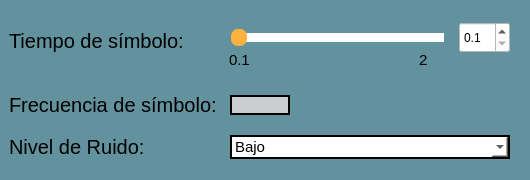
               <widget class="QFrame" name="frame_9">
                <property name="minimumSize">
                 <size>
                  <width>530</width>
                  <height>180</height>
                 </size>
                </property>
                <property name="maximumSize">
                 <size>
                  <width>520</width>
                  <height>180</height>
                 </size>
                </property>
                <property name="styleSheet">
                 <string notr="true">QFrame{
background-color: rgb(98, 146, 158);
border: none;
border-radius: 15px;
}

QLabel{
font-size: 20px
}</string>
                </property>
                <property name="frameShape">
                 <enum>QFrame::StyledPanel</enum>
                </property>
                <property name="frameShadow">
                 <enum>QFrame::Raised</enum>
                </property>
                <layout class="QGridLayout" name="gridLayout_107">
                 <property name="leftMargin">
                  <number>0</number>
                 </property>
                 <property name="topMargin">
                  <number>0</number>
                 </property>
                 <item row="2" column="0">
                  <widget class="QFrame" name="frame_90">
                   <property name="maximumSize">
                    <size>
                     <width>550</width>
                     <height>35</height>
                    </size>
                   </property>
                   <property name="styleSheet">
                    <string notr="true">QFrame{
border: none;
background-color: transparent;
}</string>
                   </property>
                   <property name="frameShape">
                    <enum>QFrame::StyledPanel</enum>
                   </property>
                   <property name="frameShadow">
                    <enum>QFrame::Raised</enum>
                   </property>
                   <layout class="QGridLayout" name="gridLayout_106">
                    <property name="topMargin">
                     <number>0</number>
                    </property>
                    <property name="bottomMargin">
                     <number>0</number>
                    </property>
                    <item row="0" column="0">
                     <widget class="QLabel" name="label_16">
                      <property name="minimumSize">
                       <size>
                        <width>215</width>
                        <height>0</height>
                       </size>
                      </property>
                      <property name="maximumSize">
                       <size>
                        <width>215</width>
                        <height>16777215</height>
                       </size>
                      </property>
                      <property name="text">
                       <string>Nivel de Ruido:</string>
                      </property>
                     </widget>
                    </item>
                    <item row="0" column="1">
                     <widget class="QComboBox" name="cbNivelRuido">
                      <property name="styleSheet">
                       <string notr="true">QComboBox{
	background-color: rgb(204, 204, 255);
	background: white;
	color: black;
	border: 2px solid black;
	font-size: 15px;
	qproperty-alignment: AlignCenter;
}


</string>
                      </property>
                      <item>
                       <property name="text">
                        <string>Bajo</string>
                       </property>
                      </item>
                      <item>
                       <property name="text">
                        <string>Medio</string>
                       </property>
                      </item>
                      <item>
                       <property name="text">
                        <string>Alto</string>
                       </property>
                      </item>
                     </widget>
                    </item>
                   </layout>
                  </widget>
                 </item>
                 <item row="0" column="0">
                  <widget class="QFrame" name="frame_87">
                   <property name="minimumSize">
                    <size>
                     <width>520</width>
                     <height>80</height>
                    </size>
                   </property>
                   <property name="maximumSize">
                    <size>
                     <width>520</width>
                     <height>80</height>
                    </size>
                   </property>
                   <property name="styleSheet">
                    <string notr="true">QFrame{
border: none;
background-color: transparent;
}</string>
                   </property>
                   <property name="frameShape">
                    <enum>QFrame::StyledPanel</enum>
                   </property>
                   <property name="frameShadow">
                    <enum>QFrame::Raised</enum>
                   </property>
                   <layout class="QHBoxLayout" name="horizontalLayout">
                    <item>
                     <widget class="QLabel" name="label_68">
                      <property name="minimumSize">
                       <size>
                        <width>200</width>
                        <height>0</height>
                       </size>
                      </property>
                      <property name="maximumSize">
                       <size>
                        <width>215</width>
                        <height>16777215</height>
                       </size>
                      </property>
                      <property name="text">
                       <string>Tiempo de símbolo:</string>
                      </property>
                     </widget>
                    </item>
                    <item>
                     <widget class="QFrame" name="frame_88">
                      <property name="minimumSize">
                       <size>
                        <width>292</width>
                        <height>58</height>
                       </size>
                      </property>
                      <property name="maximumSize">
                       <size>
                        <width>292</width>
                        <height>58</height>
                       </size>
                      </property>
                      <property name="styleSheet">
                       <string notr="true">QFrame{
border: none;
background-color: transparent;
}</string>
                      </property>
                      <property name="frameShape">
                       <enum>QFrame::StyledPanel</enum>
                      </property>
                      <property name="frameShadow">
                       <enum>QFrame::Raised</enum>
                      </property>
                      <widget class="QSlider" name="hsTsimb">
                       <property name="geometry">
                        <rect>
                         <x>10</x>
                         <y>10</y>
                         <width>221</width>
                         <height>31</height>
                        </rect>
                       </property>
                       <property name="styleSheet">
                        <string notr="true">QSlider 
{
    background-color: transparent;
    padding: 2px;

}

QSlider::groove:horizontal 
{
	subcontrol-origin: content;
	background-color: transparent;
	height: 17px;

}

QSlider::handle:horizontal 
{
    background-color: rgb(255, 177, 64);
    width: 16px;
    border-radius: 7px;

}

QSlider::sub-page:horizontal 
{
    background-color: white;
    margin: 4px;
    border-radius: 5px;

}

QSlider::add-page:horizontal 
{
    background-color: white;
    margin: 4px;
    border-radius: 5px;

}




</string>
                       </property>
                       <property name="minimum">
                        <number>1</number>
                       </property>
                       <property name="maximum">
                        <number>20</number>
                       </property>
                       <property name="value">
                        <number>1</number>
                       </property>
                       <property name="orientation">
                        <enum>Qt::Horizontal</enum>
                       </property>
                      </widget>
                      <widget class="QLabel" name="label_89">
                       <property name="geometry">
                        <rect>
                         <x>10</x>
                         <y>40</y>
                         <width>21</width>
                         <height>16</height>
                        </rect>
                       </property>
                       <property name="styleSheet">
                        <string notr="true">QLabel{
font-size: 15px;
qproperty-alignment: AlignCenter;
}</string>
                       </property>
                       <property name="text">
                        <string>0.1</string>
                       </property>
                      </widget>
                      <widget class="QLabel" name="label_90">
                       <property name="geometry">
                        <rect>
                         <x>200</x>
                         <y>40</y>
                         <width>21</width>
                         <height>16</height>
                        </rect>
                       </property>
                       <property name="styleSheet">
                        <string notr="true">QLabel{
font-size: 15px;
qproperty-alignment: AlignRight;
}</string>
                       </property>
                       <property name="text">
                        <string>2</string>
                       </property>
                      </widget>
                      <widget class="QDoubleSpinBox" name="sbTsimb">
                       <property name="geometry">
                        <rect>
                         <x>240</x>
                         <y>10</y>
                         <width>51</width>
                         <height>31</height>
                        </rect>
                       </property>
                       <property name="minimumSize">
                        <size>
                         <width>51</width>
                         <height>31</height>
                        </size>
                       </property>
                       <property name="maximumSize">
                        <size>
                         <width>51</width>
                         <height>31</height>
                        </size>
                       </property>
                       <property name="styleSheet">
                        <string notr="true">QDoubleSpinBox{
background-color: white;
qproperty-alignment: AlignCenter;
}</string>
                       </property>
                       <property name="decimals">
                        <number>1</number>
                       </property>
                       <property name="minimum">
                        <double>0.100000000000000</double>
                       </property>
                       <property name="maximum">
                        <double>2.000000000000000</double>
                       </property>
                       <property name="singleStep">
                        <double>0.100000000000000</double>
                       </property>
                       <property name="value">
                        <double>0.100000000000000</double>
                       </property>
                      </widget>
                     </widget>
                    </item>
                   </layout>
                  </widget>
                 </item>
                 <item row="1" column="0">
                  <widget class="QFrame" name="frame_89">
                   <property name="maximumSize">
                    <size>
                     <width>550</width>
                     <height>35</height>
                    </size>
                   </property>
                   <property name="styleSheet">
                    <string notr="true">QFrame{
border: none;
background-color: transparent;
}</string>
                   </property>
                   <property name="frameShape">
                    <enum>QFrame::StyledPanel</enum>
                   </property>
                   <property name="frameShadow">
                    <enum>QFrame::Raised</enum>
                   </property>
                   <layout class="QGridLayout" name="gridLayout_105">
                    <property name="topMargin">
                     <number>0</number>
                    </property>
                    <property name="bottomMargin">
                     <number>0</number>
                    </property>
                    <item row="0" column="1">
                     <widget class="QLineEdit" name="leFsimb">
                      <property name="enabled">
                       <bool>true</bool>
                      </property>
                      <property name="minimumSize">
                       <size>
                        <width>60</width>
                        <height>20</height>
                       </size>
                      </property>
                      <property name="maximumSize">
                       <size>
                        <width>60</width>
                        <height>20</height>
                       </size>
                      </property>
                      <property name="styleSheet">
                       <string notr="true">QLineEdit{
background-color: rgb(204, 205, 206);
border: 2px solid black;
font-color: black;
qproperty-alignment: AlignCenter;
}</string>
                      </property>
                      <property name="text">
                       <string/>
                      </property>
                     </widget>
                    </item>
                    <item row="0" column="0">
                     <widget class="QLabel" name="label_15">
                      <property name="minimumSize">
                       <size>
                        <width>215</width>
                        <height>20</height>
                       </size>
                      </property>
                      <property name="maximumSize">
                       <size>
                        <width>215</width>
                        <height>16777215</height>
                       </size>
                      </property>
                      <property name="text">
                       <string>Frecuencia de símbolo:</string>
                      </property>
                     </widget>
                    </item>
                    <item row="0" column="2">
                     <spacer name="horizontalSpacer_19">
                      <property name="orientation">
                       <enum>Qt::Horizontal</enum>
                      </property>
                      <property name="sizeHint" stdset="0">
                       <size>
                        <width>40</width>
                        <height>20</height>
                       </size>
                      </property>
                     </spacer>
                    </item>
                   </layout>
                  </widget>
                 </item>
                </layout>
               </widget>
